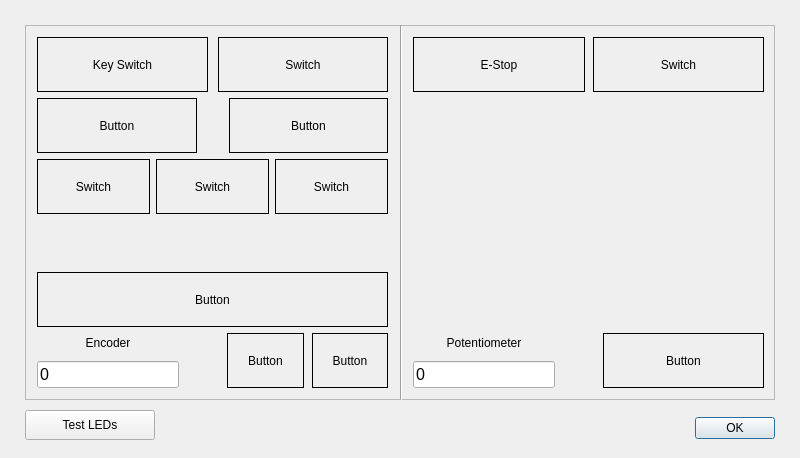
<?xml version="1.0" encoding="UTF-8"?>
<ui version="4.0">
 <class>Dialog</class>
 <widget class="QDialog" name="Dialog">
  <property name="geometry">
   <rect>
    <x>0</x>
    <y>0</y>
    <width>800</width>
    <height>458</height>
   </rect>
  </property>
  <property name="windowTitle">
   <string>Test Buttons &amp; Switches</string>
  </property>
  <widget class="QDialogButtonBox" name="buttonBox">
   <property name="geometry">
    <rect>
     <x>434</x>
     <y>412</y>
     <width>341</width>
     <height>32</height>
    </rect>
   </property>
   <property name="orientation">
    <enum>Qt::Orientation::Horizontal</enum>
   </property>
   <property name="standardButtons">
    <set>QDialogButtonBox::StandardButton::Ok</set>
   </property>
  </widget>
  <widget class="QFrame" name="mainFrame">
   <property name="geometry">
    <rect>
     <x>25</x>
     <y>25</y>
     <width>750</width>
     <height>375</height>
    </rect>
   </property>
   <property name="frameShape">
    <enum>QFrame::Shape::StyledPanel</enum>
   </property>
   <property name="frameShadow">
    <enum>QFrame::Shadow::Raised</enum>
   </property>
   <widget class="Line" name="middleDivisionLine">
    <property name="geometry">
     <rect>
      <x>375</x>
      <y>0</y>
      <width>2</width>
      <height>415</height>
     </rect>
    </property>
    <property name="orientation">
     <enum>Qt::Orientation::Vertical</enum>
    </property>
   </widget>
   <widget class="QWidget" name="verticalLayout_1">
    <property name="geometry">
     <rect>
      <x>12</x>
      <y>12</y>
      <width>351</width>
      <height>351</height>
     </rect>
    </property>
    <layout class="QVBoxLayout" name="rightSectionBox">
     <item>
      <layout class="QHBoxLayout" name="rightInnerBox_4">
       <property name="spacing">
        <number>10</number>
       </property>
       <item>
        <widget class="QLabel" name="rightKeySwitchIndicator">
         <property name="sizePolicy">
          <sizepolicy hsizetype="Expanding" vsizetype="Preferred">
           <horstretch>0</horstretch>
           <verstretch>0</verstretch>
          </sizepolicy>
         </property>
         <property name="minimumSize">
          <size>
           <width>0</width>
           <height>55</height>
          </size>
         </property>
         <property name="autoFillBackground">
          <bool>false</bool>
         </property>
         <property name="frameShape">
          <enum>QFrame::Shape::Box</enum>
         </property>
         <property name="frameShadow">
          <enum>QFrame::Shadow::Plain</enum>
         </property>
         <property name="lineWidth">
          <number>1</number>
         </property>
         <property name="text">
          <string>Key Switch</string>
         </property>
         <property name="alignment">
          <set>Qt::AlignmentFlag::AlignCenter</set>
         </property>
        </widget>
       </item>
       <item>
        <widget class="QLabel" name="rightSwitchIndicator_4">
         <property name="sizePolicy">
          <sizepolicy hsizetype="Expanding" vsizetype="Preferred">
           <horstretch>0</horstretch>
           <verstretch>0</verstretch>
          </sizepolicy>
         </property>
         <property name="minimumSize">
          <size>
           <width>0</width>
           <height>55</height>
          </size>
         </property>
         <property name="autoFillBackground">
          <bool>false</bool>
         </property>
         <property name="frameShape">
          <enum>QFrame::Shape::Box</enum>
         </property>
         <property name="frameShadow">
          <enum>QFrame::Shadow::Plain</enum>
         </property>
         <property name="lineWidth">
          <number>1</number>
         </property>
         <property name="text">
          <string>Switch</string>
         </property>
         <property name="alignment">
          <set>Qt::AlignmentFlag::AlignCenter</set>
         </property>
        </widget>
       </item>
      </layout>
     </item>
     <item>
      <layout class="QHBoxLayout" name="rightInnerBox_3">
       <property name="spacing">
        <number>32</number>
       </property>
       <item>
        <widget class="QLabel" name="rightButtonIndicator_4">
         <property name="sizePolicy">
          <sizepolicy hsizetype="Expanding" vsizetype="Preferred">
           <horstretch>0</horstretch>
           <verstretch>0</verstretch>
          </sizepolicy>
         </property>
         <property name="minimumSize">
          <size>
           <width>0</width>
           <height>55</height>
          </size>
         </property>
         <property name="autoFillBackground">
          <bool>false</bool>
         </property>
         <property name="frameShape">
          <enum>QFrame::Shape::Box</enum>
         </property>
         <property name="frameShadow">
          <enum>QFrame::Shadow::Plain</enum>
         </property>
         <property name="lineWidth">
          <number>1</number>
         </property>
         <property name="text">
          <string>Button</string>
         </property>
         <property name="alignment">
          <set>Qt::AlignmentFlag::AlignCenter</set>
         </property>
        </widget>
       </item>
       <item>
        <widget class="QLabel" name="rightButtonIndicator_5">
         <property name="sizePolicy">
          <sizepolicy hsizetype="Expanding" vsizetype="Preferred">
           <horstretch>0</horstretch>
           <verstretch>0</verstretch>
          </sizepolicy>
         </property>
         <property name="minimumSize">
          <size>
           <width>0</width>
           <height>55</height>
          </size>
         </property>
         <property name="autoFillBackground">
          <bool>false</bool>
         </property>
         <property name="frameShape">
          <enum>QFrame::Shape::Box</enum>
         </property>
         <property name="frameShadow">
          <enum>QFrame::Shadow::Plain</enum>
         </property>
         <property name="lineWidth">
          <number>1</number>
         </property>
         <property name="text">
          <string>Button</string>
         </property>
         <property name="alignment">
          <set>Qt::AlignmentFlag::AlignCenter</set>
         </property>
        </widget>
       </item>
      </layout>
     </item>
     <item>
      <layout class="QHBoxLayout" name="rightInnerBox_2">
       <item>
        <widget class="QLabel" name="rightSwitchIndicator_1">
         <property name="sizePolicy">
          <sizepolicy hsizetype="Expanding" vsizetype="Preferred">
           <horstretch>0</horstretch>
           <verstretch>0</verstretch>
          </sizepolicy>
         </property>
         <property name="minimumSize">
          <size>
           <width>0</width>
           <height>55</height>
          </size>
         </property>
         <property name="autoFillBackground">
          <bool>false</bool>
         </property>
         <property name="frameShape">
          <enum>QFrame::Shape::Box</enum>
         </property>
         <property name="frameShadow">
          <enum>QFrame::Shadow::Plain</enum>
         </property>
         <property name="lineWidth">
          <number>1</number>
         </property>
         <property name="text">
          <string>Switch</string>
         </property>
         <property name="alignment">
          <set>Qt::AlignmentFlag::AlignCenter</set>
         </property>
        </widget>
       </item>
       <item>
        <widget class="QLabel" name="rightSwitchIndicator_2">
         <property name="sizePolicy">
          <sizepolicy hsizetype="Expanding" vsizetype="Preferred">
           <horstretch>0</horstretch>
           <verstretch>0</verstretch>
          </sizepolicy>
         </property>
         <property name="minimumSize">
          <size>
           <width>0</width>
           <height>55</height>
          </size>
         </property>
         <property name="autoFillBackground">
          <bool>false</bool>
         </property>
         <property name="frameShape">
          <enum>QFrame::Shape::Box</enum>
         </property>
         <property name="frameShadow">
          <enum>QFrame::Shadow::Plain</enum>
         </property>
         <property name="lineWidth">
          <number>1</number>
         </property>
         <property name="text">
          <string>Switch</string>
         </property>
         <property name="alignment">
          <set>Qt::AlignmentFlag::AlignCenter</set>
         </property>
        </widget>
       </item>
       <item>
        <widget class="QLabel" name="rightSwitchIndicator_3">
         <property name="sizePolicy">
          <sizepolicy hsizetype="Expanding" vsizetype="Preferred">
           <horstretch>0</horstretch>
           <verstretch>0</verstretch>
          </sizepolicy>
         </property>
         <property name="minimumSize">
          <size>
           <width>0</width>
           <height>55</height>
          </size>
         </property>
         <property name="autoFillBackground">
          <bool>false</bool>
         </property>
         <property name="frameShape">
          <enum>QFrame::Shape::Box</enum>
         </property>
         <property name="frameShadow">
          <enum>QFrame::Shadow::Plain</enum>
         </property>
         <property name="lineWidth">
          <number>1</number>
         </property>
         <property name="text">
          <string>Switch</string>
         </property>
         <property name="alignment">
          <set>Qt::AlignmentFlag::AlignCenter</set>
         </property>
        </widget>
       </item>
      </layout>
     </item>
     <item>
      <spacer name="verticalSpacer_1">
       <property name="orientation">
        <enum>Qt::Orientation::Vertical</enum>
       </property>
       <property name="sizeType">
        <enum>QSizePolicy::Policy::Expanding</enum>
       </property>
       <property name="sizeHint" stdset="0">
        <size>
         <width>20</width>
         <height>70</height>
        </size>
       </property>
      </spacer>
     </item>
     <item>
      <widget class="QLabel" name="rightButtonIndicator_3">
       <property name="sizePolicy">
        <sizepolicy hsizetype="Expanding" vsizetype="Preferred">
         <horstretch>0</horstretch>
         <verstretch>0</verstretch>
        </sizepolicy>
       </property>
       <property name="minimumSize">
        <size>
         <width>0</width>
         <height>55</height>
        </size>
       </property>
       <property name="autoFillBackground">
        <bool>false</bool>
       </property>
       <property name="frameShape">
        <enum>QFrame::Shape::Box</enum>
       </property>
       <property name="frameShadow">
        <enum>QFrame::Shadow::Plain</enum>
       </property>
       <property name="lineWidth">
        <number>1</number>
       </property>
       <property name="text">
        <string>Button</string>
       </property>
       <property name="alignment">
        <set>Qt::AlignmentFlag::AlignCenter</set>
       </property>
      </widget>
     </item>
     <item>
      <layout class="QHBoxLayout" name="rightInnerBox_1">
       <property name="spacing">
        <number>8</number>
       </property>
       <item>
        <layout class="QVBoxLayout" name="encoderBox">
         <item>
          <widget class="QLabel" name="encoderLabel">
           <property name="text">
            <string>Encoder</string>
           </property>
           <property name="alignment">
            <set>Qt::AlignmentFlag::AlignCenter</set>
           </property>
          </widget>
         </item>
         <item>
          <widget class="QLineEdit" name="encoderValue">
           <property name="sizePolicy">
            <sizepolicy hsizetype="Preferred" vsizetype="Fixed">
             <horstretch>0</horstretch>
             <verstretch>0</verstretch>
            </sizepolicy>
           </property>
           <property name="font">
            <font>
             <pointsize>12</pointsize>
            </font>
           </property>
           <property name="focusPolicy">
            <enum>Qt::FocusPolicy::NoFocus</enum>
           </property>
           <property name="text">
            <string>0</string>
           </property>
           <property name="frame">
            <bool>true</bool>
           </property>
           <property name="dragEnabled">
            <bool>true</bool>
           </property>
           <property name="readOnly">
            <bool>true</bool>
           </property>
          </widget>
         </item>
        </layout>
       </item>
       <item>
        <spacer name="horizontalSpacer_1">
         <property name="orientation">
          <enum>Qt::Orientation::Horizontal</enum>
         </property>
         <property name="sizeType">
          <enum>QSizePolicy::Policy::Fixed</enum>
         </property>
         <property name="sizeHint" stdset="0">
          <size>
           <width>40</width>
           <height>20</height>
          </size>
         </property>
        </spacer>
       </item>
       <item>
        <widget class="QLabel" name="rightButtonIndicator_1">
         <property name="sizePolicy">
          <sizepolicy hsizetype="Expanding" vsizetype="Preferred">
           <horstretch>0</horstretch>
           <verstretch>0</verstretch>
          </sizepolicy>
         </property>
         <property name="minimumSize">
          <size>
           <width>0</width>
           <height>55</height>
          </size>
         </property>
         <property name="autoFillBackground">
          <bool>false</bool>
         </property>
         <property name="frameShape">
          <enum>QFrame::Shape::Box</enum>
         </property>
         <property name="frameShadow">
          <enum>QFrame::Shadow::Plain</enum>
         </property>
         <property name="lineWidth">
          <number>1</number>
         </property>
         <property name="text">
          <string>Button</string>
         </property>
         <property name="alignment">
          <set>Qt::AlignmentFlag::AlignCenter</set>
         </property>
        </widget>
       </item>
       <item>
        <widget class="QLabel" name="rightButtonIndicator_2">
         <property name="sizePolicy">
          <sizepolicy hsizetype="Expanding" vsizetype="Preferred">
           <horstretch>0</horstretch>
           <verstretch>0</verstretch>
          </sizepolicy>
         </property>
         <property name="minimumSize">
          <size>
           <width>0</width>
           <height>55</height>
          </size>
         </property>
         <property name="autoFillBackground">
          <bool>false</bool>
         </property>
         <property name="frameShape">
          <enum>QFrame::Shape::Box</enum>
         </property>
         <property name="frameShadow">
          <enum>QFrame::Shadow::Plain</enum>
         </property>
         <property name="lineWidth">
          <number>1</number>
         </property>
         <property name="text">
          <string>Button</string>
         </property>
         <property name="alignment">
          <set>Qt::AlignmentFlag::AlignCenter</set>
         </property>
        </widget>
       </item>
      </layout>
     </item>
    </layout>
   </widget>
   <widget class="QWidget" name="verticalLayout_2">
    <property name="geometry">
     <rect>
      <x>388</x>
      <y>12</y>
      <width>351</width>
      <height>351</height>
     </rect>
    </property>
    <layout class="QVBoxLayout" name="leftSectionBox">
     <item>
      <layout class="QHBoxLayout" name="leftInnerBox_2">
       <property name="spacing">
        <number>8</number>
       </property>
       <item>
        <widget class="QLabel" name="eStopIndicator">
         <property name="sizePolicy">
          <sizepolicy hsizetype="Expanding" vsizetype="Preferred">
           <horstretch>0</horstretch>
           <verstretch>0</verstretch>
          </sizepolicy>
         </property>
         <property name="minimumSize">
          <size>
           <width>0</width>
           <height>55</height>
          </size>
         </property>
         <property name="autoFillBackground">
          <bool>false</bool>
         </property>
         <property name="frameShape">
          <enum>QFrame::Shape::Box</enum>
         </property>
         <property name="frameShadow">
          <enum>QFrame::Shadow::Plain</enum>
         </property>
         <property name="lineWidth">
          <number>1</number>
         </property>
         <property name="text">
          <string>E-Stop</string>
         </property>
         <property name="alignment">
          <set>Qt::AlignmentFlag::AlignCenter</set>
         </property>
        </widget>
       </item>
       <item>
        <widget class="QLabel" name="leftSwitchIndicator">
         <property name="sizePolicy">
          <sizepolicy hsizetype="Expanding" vsizetype="Preferred">
           <horstretch>0</horstretch>
           <verstretch>0</verstretch>
          </sizepolicy>
         </property>
         <property name="minimumSize">
          <size>
           <width>0</width>
           <height>55</height>
          </size>
         </property>
         <property name="autoFillBackground">
          <bool>false</bool>
         </property>
         <property name="frameShape">
          <enum>QFrame::Shape::Box</enum>
         </property>
         <property name="frameShadow">
          <enum>QFrame::Shadow::Plain</enum>
         </property>
         <property name="lineWidth">
          <number>1</number>
         </property>
         <property name="text">
          <string>Switch</string>
         </property>
         <property name="alignment">
          <set>Qt::AlignmentFlag::AlignCenter</set>
         </property>
        </widget>
       </item>
      </layout>
     </item>
     <item>
      <spacer name="verticalSpacer_2">
       <property name="orientation">
        <enum>Qt::Orientation::Vertical</enum>
       </property>
       <property name="sizeHint" stdset="0">
        <size>
         <width>20</width>
         <height>40</height>
        </size>
       </property>
      </spacer>
     </item>
     <item>
      <layout class="QHBoxLayout" name="leftInnerBox_1">
       <property name="spacing">
        <number>8</number>
       </property>
       <item>
        <layout class="QVBoxLayout" name="potentiometerBox">
         <item>
          <widget class="QLabel" name="potentiometerLabel">
           <property name="text">
            <string>Potentiometer</string>
           </property>
           <property name="alignment">
            <set>Qt::AlignmentFlag::AlignCenter</set>
           </property>
          </widget>
         </item>
         <item>
          <widget class="QLineEdit" name="potentiometerValue">
           <property name="sizePolicy">
            <sizepolicy hsizetype="Preferred" vsizetype="Fixed">
             <horstretch>0</horstretch>
             <verstretch>0</verstretch>
            </sizepolicy>
           </property>
           <property name="font">
            <font>
             <pointsize>12</pointsize>
            </font>
           </property>
           <property name="focusPolicy">
            <enum>Qt::FocusPolicy::NoFocus</enum>
           </property>
           <property name="text">
            <string>0</string>
           </property>
           <property name="frame">
            <bool>true</bool>
           </property>
           <property name="dragEnabled">
            <bool>true</bool>
           </property>
           <property name="readOnly">
            <bool>true</bool>
           </property>
          </widget>
         </item>
        </layout>
       </item>
       <item>
        <spacer name="horizontalSpacer_2">
         <property name="orientation">
          <enum>Qt::Orientation::Horizontal</enum>
         </property>
         <property name="sizeType">
          <enum>QSizePolicy::Policy::Fixed</enum>
         </property>
         <property name="sizeHint" stdset="0">
          <size>
           <width>40</width>
           <height>20</height>
          </size>
         </property>
        </spacer>
       </item>
       <item>
        <widget class="QLabel" name="leftButtonIndicator">
         <property name="sizePolicy">
          <sizepolicy hsizetype="Expanding" vsizetype="Preferred">
           <horstretch>0</horstretch>
           <verstretch>0</verstretch>
          </sizepolicy>
         </property>
         <property name="minimumSize">
          <size>
           <width>0</width>
           <height>55</height>
          </size>
         </property>
         <property name="autoFillBackground">
          <bool>false</bool>
         </property>
         <property name="frameShape">
          <enum>QFrame::Shape::Box</enum>
         </property>
         <property name="frameShadow">
          <enum>QFrame::Shadow::Plain</enum>
         </property>
         <property name="lineWidth">
          <number>1</number>
         </property>
         <property name="text">
          <string>Button</string>
         </property>
         <property name="alignment">
          <set>Qt::AlignmentFlag::AlignCenter</set>
         </property>
        </widget>
       </item>
      </layout>
     </item>
    </layout>
   </widget>
  </widget>
  <widget class="QPushButton" name="testLedsButton">
   <property name="geometry">
    <rect>
     <x>25</x>
     <y>410</y>
     <width>130</width>
     <height>30</height>
    </rect>
   </property>
   <property name="text">
    <string>Test LEDs</string>
   </property>
  </widget>
 </widget>
 <resources/>
 <connections>
  <connection>
   <sender>buttonBox</sender>
   <signal>accepted()</signal>
   <receiver>Dialog</receiver>
   <slot>accept()</slot>
   <hints>
    <hint type="sourcelabel">
     <x>248</x>
     <y>254</y>
    </hint>
    <hint type="destinationlabel">
     <x>157</x>
     <y>274</y>
    </hint>
   </hints>
  </connection>
 </connections>
</ui>
